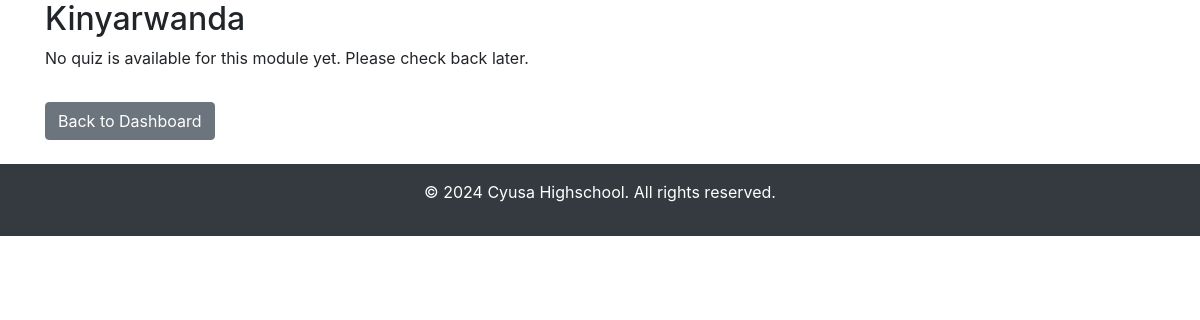
Before: /student/module/1 (signed in) with the older database file.
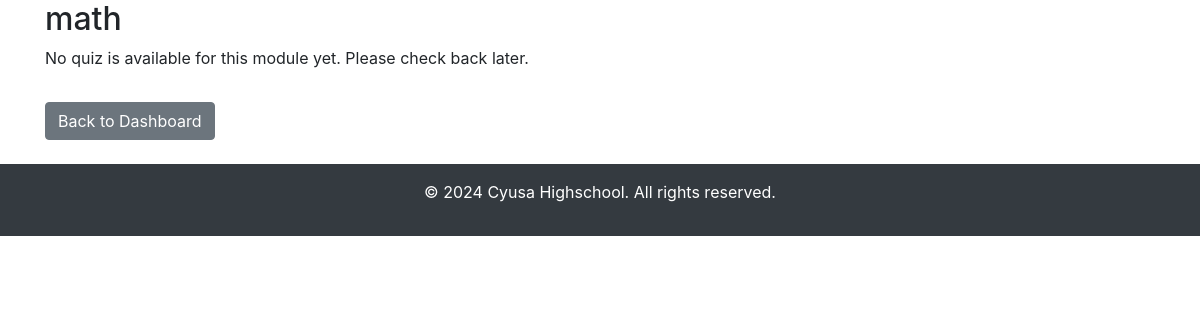
After: the same page with the newer database file.
### app.py (models this page shows)
class Module(db.Model):
    id = db.Column(db.Integer, primary_key=True)
    title = db.Column(db.String(100), nullable=False)
    terms_conditions = db.Column(db.Text, nullable=False)
    quizzes = db.relationship('Quiz', backref='module', lazy=True, cascade="all, delete-orphan")

### app.py (the view, shortened to what this page needs)
@app.route('/student/module/<int:module_id>', methods=['GET', 'POST'])
@login_required
def view_module(module_id):
    if current_user.role != 'student':
        return redirect(url_for('teacher_dashboard'))
    module = Module.query.get(module_id)
    quizzes = module.quizzes
    print(f"Quizzes found: {quizzes}")  # Debugging
    if not quizzes or len(quizzes) == 0:
        flash("No quiz is available for this module yet. Please check back later.", "info")
        return render_template('student_module_view.html', module=module, quizzes=[])
    return render_template('student_module_view.html', module=module, quizzes=quizzes)

### app.py (called while the page is built)
@login_manager.user_loader
def load_user(user_id):
    return User.query.get(int(user_id))

### templates/student_module_view.html (shortened to what this page needs)
<!DOCTYPE html>
<html lang="en">
<head>
    <link rel="stylesheet" href="https://stackpath.bootstrapcdn.com/bootstrap/4.5.2/css/bootstrap.min.css">
</head>
<body>
    <div class="container">
        <h2>{{ module.title }}</h2>
        {% if quiz %}
        <h2>Available Quizzes:</h2>
        <p><strong>Terms and Conditions:</strong> {{ module.terms_conditions }}</p>
        <ul>
            {% for quiz in quizzes %}
                <li>{{ quiz.title }} -
                    <form action="{{ url_for('start_quiz', quiz_id=quiz.id) }}" method="POST">
                        <button type="submit" class="btn btn-primary">Start Quiz</button>
                    </form>
                </li>
            {% endfor %}
        </ul>
        {% else %}
        <p>No quiz is available for this module yet. Please check back later.</p>
        {% endif %}
        <a href="{{ url_for('student_dashboard_view') }}" class="btn btn-secondary mt-3">Back to Dashboard</a>
    </div>
    <footer class="bg-dark text-white text-center py-3 mt-4">
        <p>© 2024 Cyusa Highschool. All rights reserved.</p>
    </footer>
</body>

Changed rows visible on the page:
changed Module: title "Kinyarwanda" → "math"
